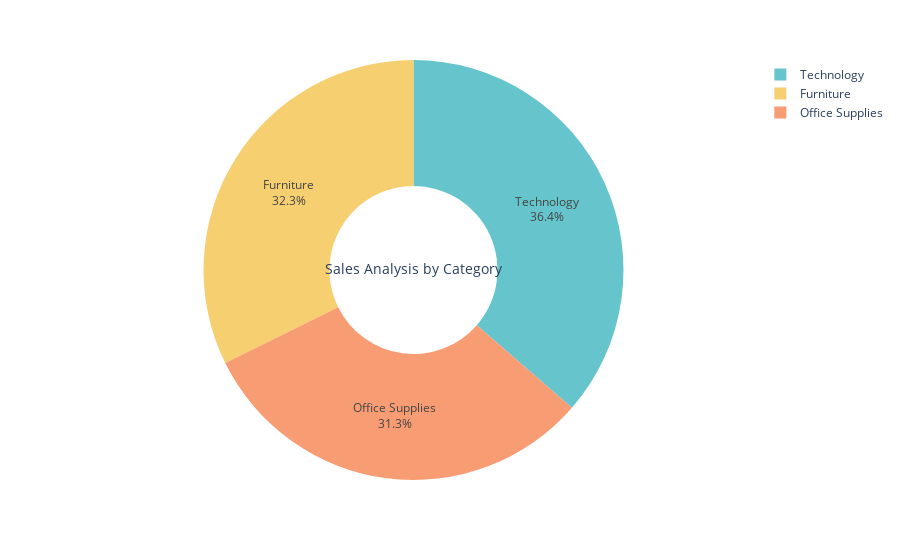

Source (notebook cell):
### Code cell
fig = px.pie(sales_by_category,
            values='Sales',
            names='Category',
            hole=0.4,
            color_discrete_sequence=px.colors.qualitative.Pastel)
fig.update_traces(textposition='inside',textinfo='percent+label')
fig.update_traces(title_text='Sales Analysis by Category',title_font=dict(size=84))
fig.show()

### Figure 1 — Plotly figure (JSON) as saved in the notebook; plotly's stock layout.template omitted (floating-point values rounded to 4 significant figures)
{"data": [{"domain": {"x": [0, 1], "y": [0, 1]}, "hole": 0.4, "hovertemplate": "Category=%{label}<br>Sales=%{value}<extra></extra>", "labels": ["Furniture", "Office Supplies", "Technology"], "legendgroup": "", "name": "", "showlegend": true, "textinfo": "percent+label", "textposition": "inside", "title": {"font": {"size": 84}, "text": "Sales Analysis by Category"}, "type": "pie", "values": [742000.0, 719000.0, 836200.0]}], "layout": {"autosize": true, "legend": {"tracegroupgap": 0}, "margin": {"t": 60}, "piecolorway": ["rgb(102, 197, 204)", "rgb(246, 207, 113)", "rgb(248, 156, 116)", "rgb(220, 176, 242)", "rgb(135, 197, 95)", "rgb(158, 185, 243)", "rgb(254, 136, 177)", "rgb(201, 219, 116)", "rgb(139, 224, 164)", "rgb(180, 151, 231)", "rgb(179, 179, 179)"]}}
